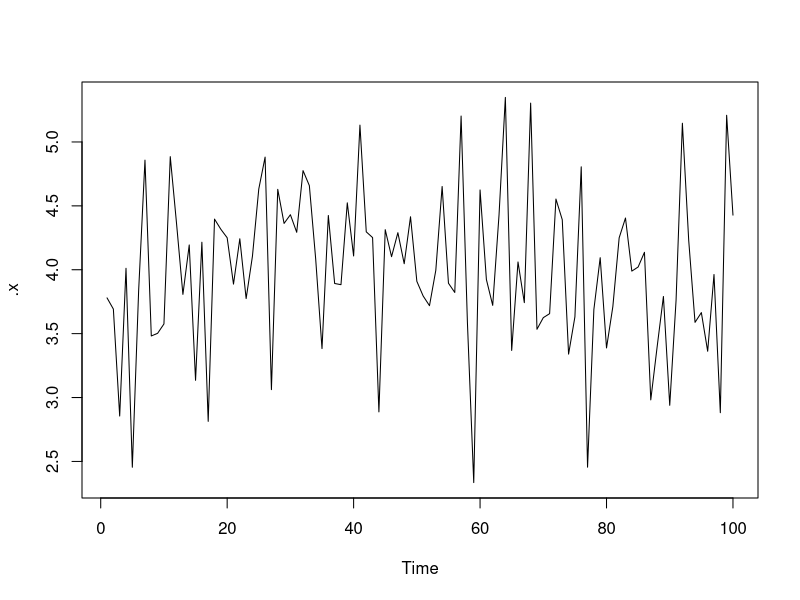
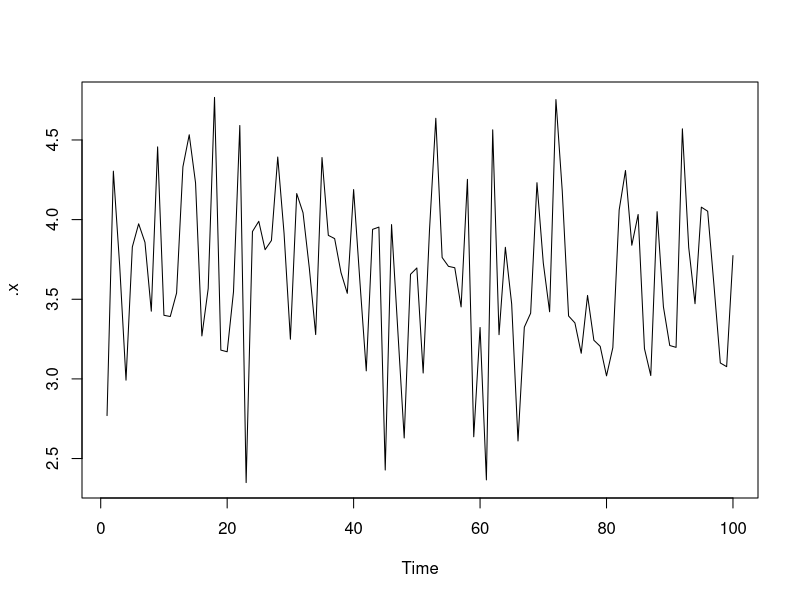
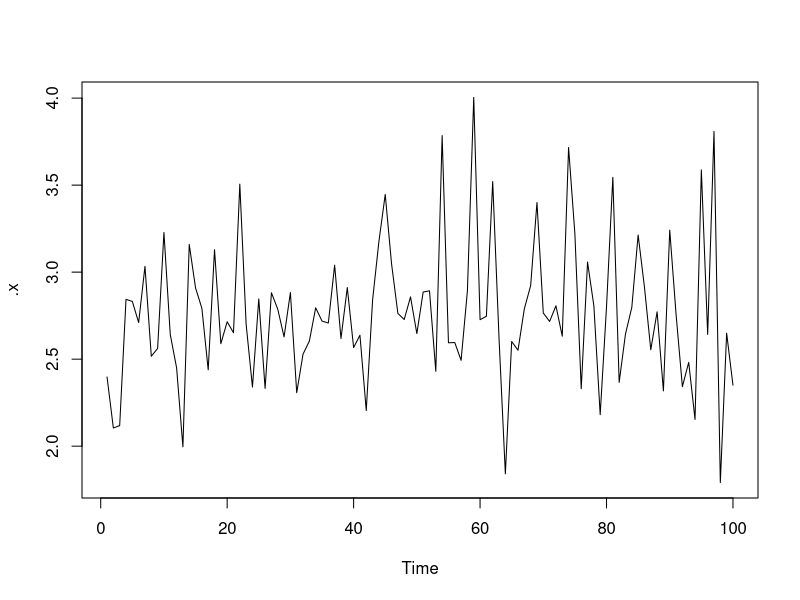
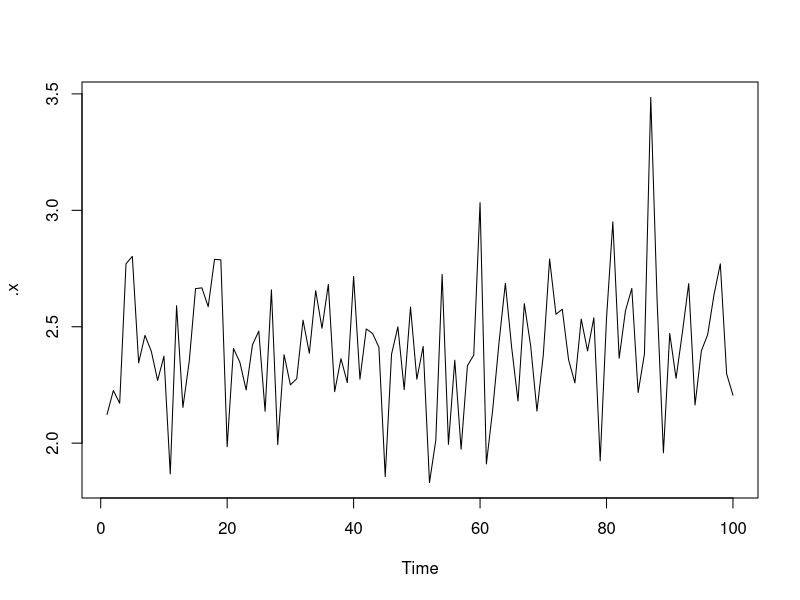
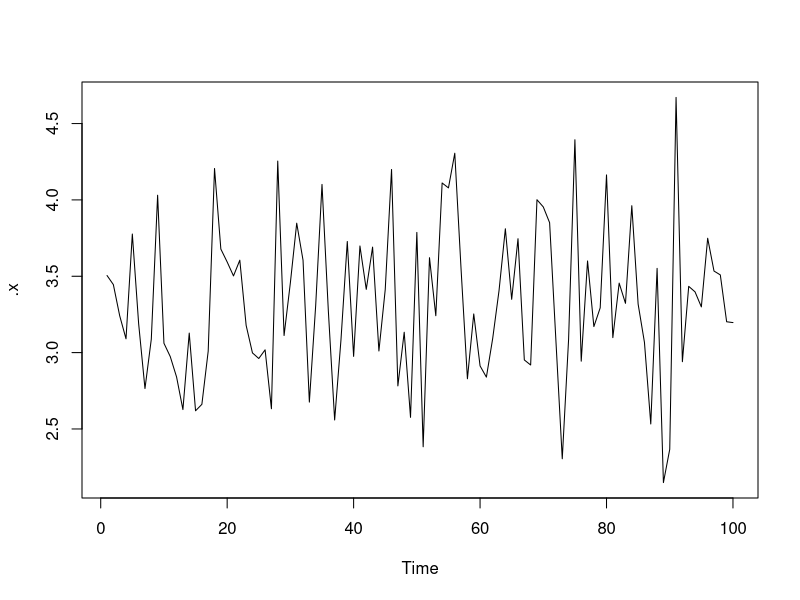
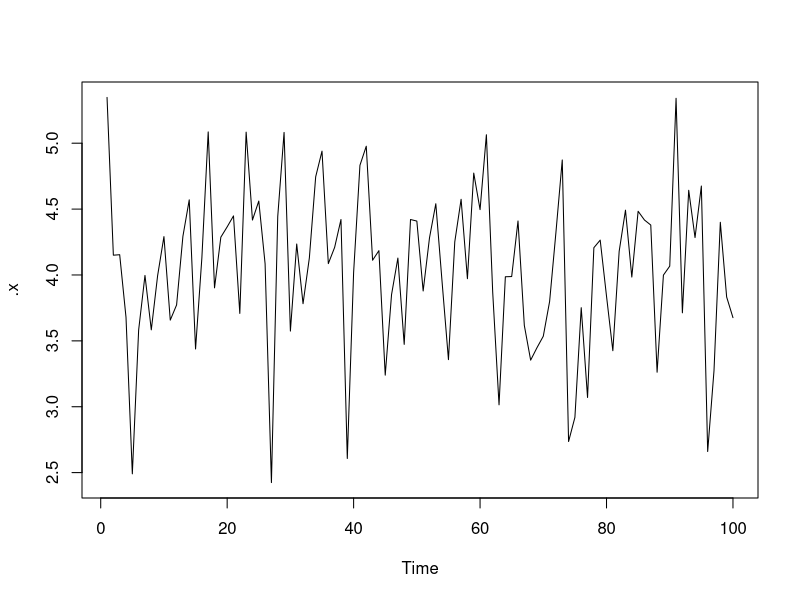
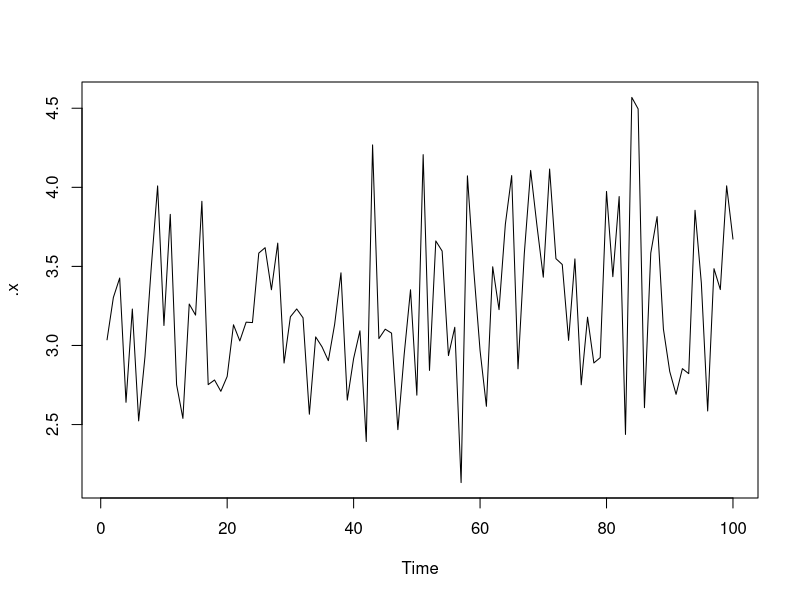
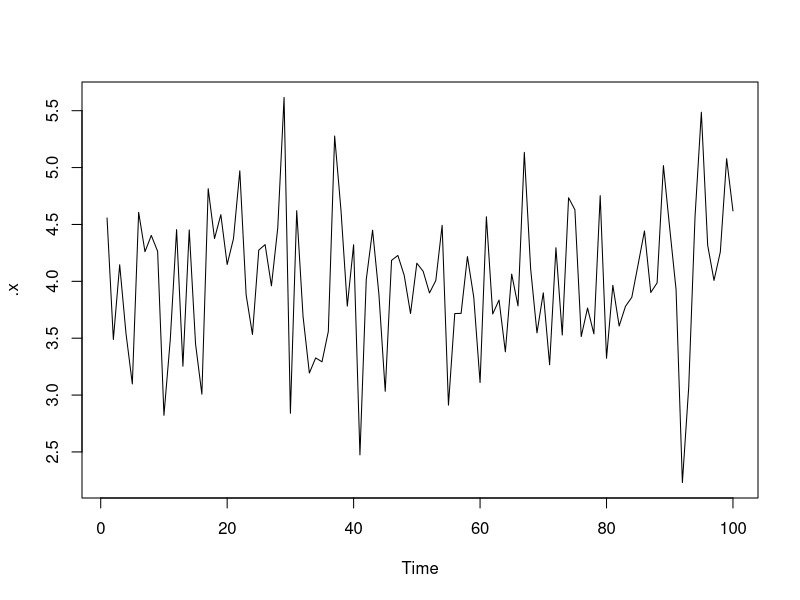

Source code (R) for these figures, in order:
## ---- chunk 1
# set-up environment
library(mice) # Data imputation
library(dplyr) # Data manipulation
# library(magrittr)
# library(broom)
library(ggplot2)
# library(purrr)
set.seed(123)

# parameters
M <- 20
T_max <- 100

# impute missingness with one iteration
dat <- nhanes

####
# this should be repeated T times
####
plot <- list()
distr <- list()

for (it in 1:T_max){
if (it == 1) {
  mids <- mice(dat, maxit = 1, m = M, print = FALSE)
} else {
# add an iteration
mids <- mice.mids(mids, maxit = 1, printFlag = FALSE)}

# plot density of imputed values
imputed_values <- mids[["imp"]]$bmi %>% mutate(case = row_number()) %>%  tidyr::gather("imp", "value", 1:M) %>% .[order(.$case, .$imp), ] #%>% group_by(case) %>% mutate(case_mean = mean(value)) %>% ungroup()
distr[[it]] <- case_mean <- imputed_values %>% group_by(case) %>% summarise(mu = mean(value), sigma = sd(value)) 

# plot hist per case
plot[[it]] <- imputed_values %>% ggplot(aes(x = value)) + 
  geom_histogram() +
  geom_vline(data = case_mean, mapping = aes(xintercept = mu)) +
  facet_wrap(~case)
 
# # plot density per case
# imputed_values %>% ggplot(aes(x = value)) +
#   geom_histogram(aes(y = ..density..)) +
#   geom_density() +
#   geom_vline(data = case_mean, mapping = aes(xintercept = mu)) +
#   facet_wrap(~case)
}

# # this is just the between chain variance, right?
# average_sd <- distr %>% purrr::map(~{mean(.$sigma)})
# plot.ts(average_sd) #is this == plot(mids)?

# now split by case
purrr::map(1:9, function(x) purrr::map(distr, ~{.$sigma[.$case==x]})) %>% purrr::map(~plot.ts(.x))

# or with ggplot
sd_per_case_per_it <- purrr::map(1:9, function(x) purrr::map_dbl(distr, ~{.$sigma[.$case==x]})) %>% as.data.frame() %>% mutate(nr_it = row_number()) 

colnames(sd_per_case_per_it) <- c(1:9, "nr_it") 

sd_per_case_per_it %>%  tidyr::gather("case", "sd", 1:9) %>% ggplot() + geom_line(aes(x = nr_it, y = sd)) + facet_wrap(~case)
sd_per_case_per_it %>%  tidyr::gather("case", "sd", 1:9) %>% ggplot(aes(x = nr_it, y = sd, col = case)) + geom_line() + geom_smooth(se = F) 


